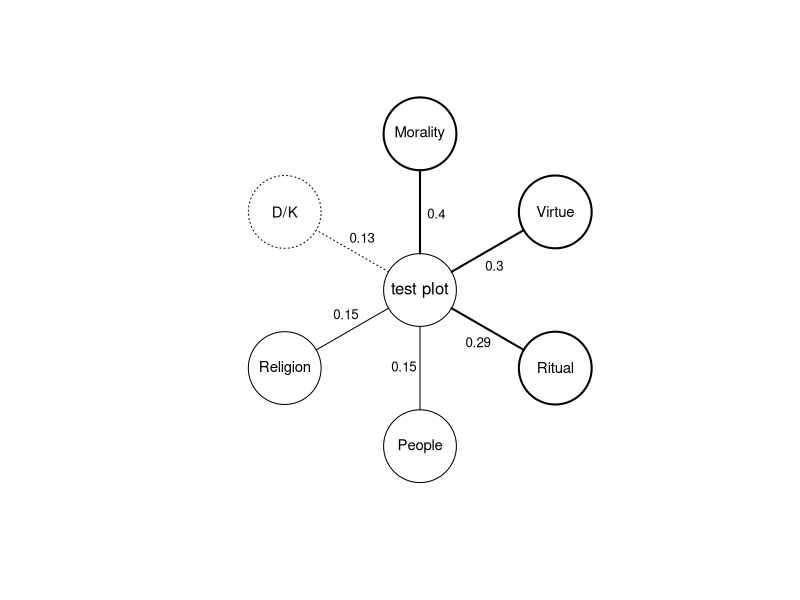

Here is the R script that generated this plot:
#by Igor Nikolic
#Inspired by Bloom-plots by Benjamin Purzycki

#Bloomy is meant to plot dat that are created by the AnthroTools library. For this example, we are not loading them, but
#use a example data frame created by it  
#library(AnthroTools)

library("plotrix")

#data input
df = read.csv("example.csv", sep=",",skip = 0, head=TRUE) 

#We assume that the entire data frame is to be plotted, and that the last petal is in the "other" category
# In the AnthroTool language
# CODE is the petalNames
# SmithsS is the weights
# Num bold, the number of petals, starting with the first, to make bold

#define the bloomy function
bloomy = function(plotName, petalNames, weights, numBold){
  numBalls = nrow(df)
  radiusCenter = 80   #Adjust if needed to fit the text
  radiusLeafBall = 80 #Adjust if needed to fit the text
  
  #The balls needd to be separated enough so that they  do not overlap
  #total length of all radiuses of leaf balls added together, add some 20% more to make space, 
  #and then find radius of the cirle that makes that circumference
  bigCircumference = (2*radiusLeafBall)*numBalls*1.2
  lengthStalks = bigCircumference / (pi * 2)
  
  #distribute them uniformly
  degreeStep = 360 / numBalls

  #we need to change the size of the plot, as we are changing the length of the stalks 
  plotDim = radiusCenter + 2* radiusLeafBall+ lengthStalks
  
  #make the center
  plot(c(-plotDim, plotDim), c(-plotDim, plotDim), type = "n", xlab = "", ylab = "", axes=FALSE, asp=1, family = "Calibri")
  draw.circle(0,0,radiusCenter)
  text(0,0, label = plotName)

  #lets make the petals, one by one
    for(i in 0:(numBalls-1)){             # we do not want to end back at the beginning, but one step before, so -1.
    #detrmine angle ( sin/cosin dont work on degrees)
    angle = i*degreeStep*(pi/180)

   #we first draw segments
    x0 = radiusCenter*sin(angle)
    x1 = (radiusCenter+lengthStalks)*sin(angle)
    y0 = radiusCenter* cos(angle)
    y1 = (radiusCenter+lengthStalks)*cos(angle)

    if (i < numBold) {
      segments(x0, y0, x1, y1, lwd = 2)}                   #the first numBold are bold
    else  if( i == (numBalls-1) ){                         #if this is the last ball, make it dashed
      segments(x0, y0, x1, y1, lwd = 1, lty = 3)
    }
      
    else {
      segments(x0, y0, x1, y1, lwd = 1)
    }
    
    #now the text on the lines
    x4 = (radiusCenter+lengthStalks/2)*sin(angle+degreeStep*(pi/180)*0.2) #lets add 20% of the angle  to offset the tetxt. We do not use the angle variable, as it is 0 at the first step.
    y4 = (radiusCenter+lengthStalks/2)*cos(angle+degreeStep*(pi/180)*0.2)
    text(x4,y4, labels=round(weights[i+1],digits=2), font = 1, cex = 0.8) #cex is the text point size, make them smaller than label text

    
   #now add the balls
    x3 = (radiusCenter+lengthStalks+radiusLeafBall)*sin(angle)
    y3 = (radiusCenter+lengthStalks+radiusLeafBall)*cos(angle)
    if (i < numBold) {
      draw.circle(x3,y3,radiusLeafBall, lwd = 2)
      
    }  
    else if( i == (numBalls-1) ){                         #if this is the last ball, make it dashed
    draw.circle(x3,y3,radiusLeafBall, lty=3 )
      } 
    else {
      draw.circle(x3,y3,radiusLeafBall)
      }
    
    #now the text in the balls
    text(x3,y3, labels=petalNames[i+1], font = 1, cex=0.9)
  
    }

  #save the file
  dev.copy(png,filename = paste(plotName,"_bloomy.png", sep=""));
  dev.off()
}

#lets make a plot, with the CODE, SmithsS and 3 bold petals
bloomy("test plot",df$CODE, df$SmithsS,  3)

